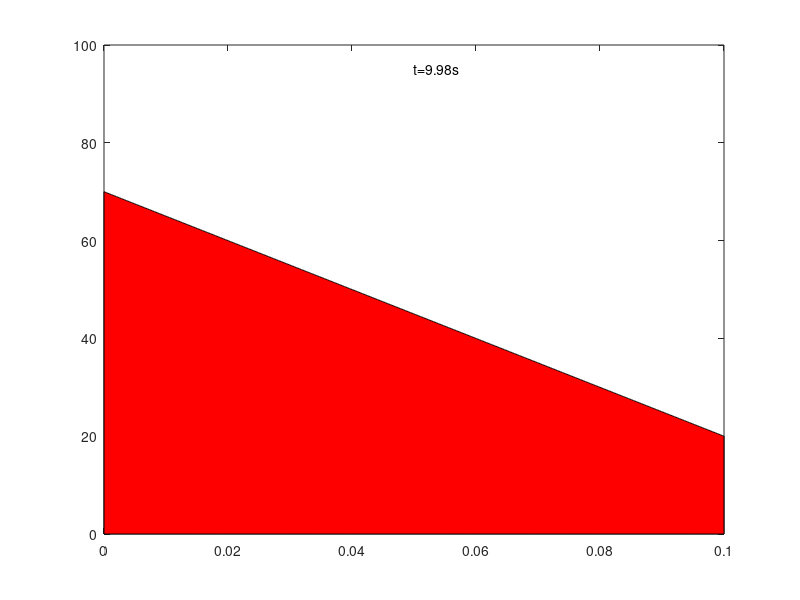

Recreate this plot in MATLAB.
%clase 11:
 %Por Gabriel Alvarez derechos de Autor
%{
Marca de agua
                       _
            _,..-"""--' `,.-".
          ,'      __.. --',  |
        _/   _.-"' |    .' | |       ____
  ,.-""'    `-"+.._|     `.' | `-..,',--.`.
 |   ,.                      '    j 7    l \__
 |.-'                            /| |    j||  .
 `.                   |         / L`.`""','|\  \
   `.,----..._       ,'`"'-.  ,'   \ `""'  | |  l
     Y        `-----'       v'    ,'`,.__..' |   .
      `.                   /     /   /     `.|   |
        `.                /     l   j       ,^.  |L
          `._            L       +. |._   .' \|  | \
            .`--...__,..-'""'-._  l L  """    |  |  \
          .'  ,`-......L_       \  \ \     _.'  ,'.  l
       ,-"`. / ,-.---.'  `.      \  L..--"'  _.-^.|   l
 .-"".'"`.  Y  `._'   '    `.     | | _,.--'"     |   |
  `._'   |  |,-'|      l     `.   | |"..          |   l
  ,'.    |  |`._'      |      `.  | |_,...---"""""`    L
 /   |   j _|-' `.     L       | j ,|              |   |
`--,"._,-+' /`---^..../._____,.L',' `.             |\  |
   |,'      L                   |     `-.          | \j
            .                    \       `,        |  |
             \                __`.Y._      -.     j   |
              \           _.,'       `._     \    |  j
              ,-"`-----""""'           |`.    \  7   |
             /  `.        '            |  \    \ /   |
            |     `      /             |   \    Y    |
            |      \    .             ,'    |   L_.-')
             L      `.  |            /      ]     _.-^._
              \   ,'  `-7         ,-'      / |  ,'      `-._
             _,`._       `.   _,-'        ,',^.-            `.
          ,-'     v....  _.`"',          _:'--....._______,.-'
        ._______./     /',,-'"'`'--.  ,-'  `.
                 """""`.,'         _\`----...' 
                        --------""'
%}
%Metodo Implicito 
%Dominio
xi = 0.00;
xf = 0.10;
ti = 0;
tf = 10.0;
%..............Cond. de Frontera..........
Txi = 70;
Txf = 20;
%.....................
%Particiones
n = 1000;
m = 500;
%.....................
h = (xf-xi)/n;
k = (tf-ti)/m;

x = (xi:h:xf)';
t = (ti:k:tf)';
%.................Difusividad térmica.................
a = 1200e-6; %m2/s grafito
%a = 111e-6 %CU
%a = 40e-6 % Sn
%.............Matrix coefficients............
r = a*k/h^2;

% fill the matrix

A = zeros(n-1,n-1);

for i=1:n-1
    A(i,i) = (1+2*r);
end

for i=1:n-2
    A(i,i+1) = -r;
    A(i+1,i) = -r;
end
% Se invierte la matriz
B = inv(A);

%{
figure(3)
h3 = surf(B);
colormap turbo;
h3.EdgeColor = "none";
%}

%Condicion inicial
%T0 =@(x) -1000.*x-100;
T0 =@(x) 0*ones(size(x,1)-2,1);% Deja AFUERA EL PRIMERO Y EL ULTIMO
%Resolver para cada paso temporal
%{
figure(4)
area(x,[Txi;T0;Txf], 'FaceColor','r');
xlabel('L(m)');
ylabel('T(C)');
ylim([0 100]);
%}

%Tt=0;
Tt = T0(x);
for j=1:m
    Tt(1) = Tt(1) + r*Txi;
    Tt(end) = Tt(end) + r*Txf;
    T = B*Tt;
    area(x,[Txi;T;Txf], 'FaceColor','r');
    %area(x,[Txi;T0(x);Txf], 'FaceColor','r');
    ylim([0 100]);
    str = ['t=',num2str(t(j)),'s'];
    text(0.05,95,str);
    Tt= T;
    pause(0.001);
end